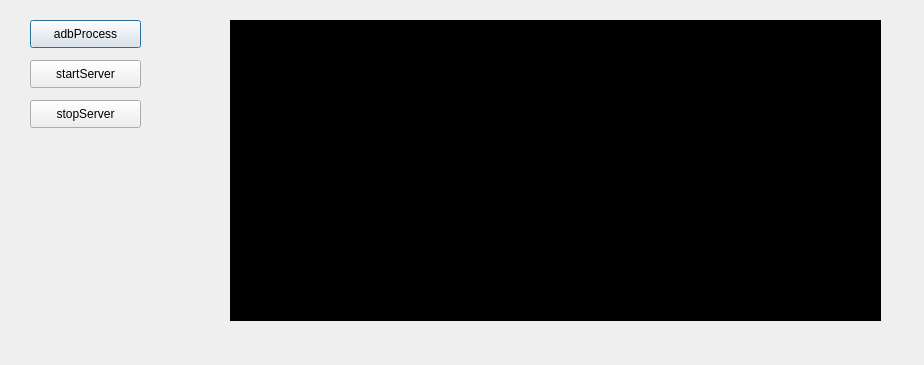
<?xml version="1.0" encoding="UTF-8"?>
<ui version="4.0">
 <class>Dialog</class>
 <widget class="QDialog" name="Dialog">
  <property name="geometry">
   <rect>
    <x>0</x>
    <y>0</y>
    <width>924</width>
    <height>365</height>
   </rect>
  </property>
  <property name="windowTitle">
   <string>Dialog</string>
  </property>
  <widget class="QPushButton" name="adbProcess">
   <property name="geometry">
    <rect>
     <x>30</x>
     <y>20</y>
     <width>111</width>
     <height>28</height>
    </rect>
   </property>
   <property name="text">
    <string>adbProcess</string>
   </property>
  </widget>
  <widget class="QPushButton" name="startServerBtn">
   <property name="geometry">
    <rect>
     <x>30</x>
     <y>60</y>
     <width>111</width>
     <height>28</height>
    </rect>
   </property>
   <property name="text">
    <string>startServer</string>
   </property>
  </widget>
  <widget class="QPushButton" name="stopServerBtn">
   <property name="geometry">
    <rect>
     <x>30</x>
     <y>100</y>
     <width>111</width>
     <height>28</height>
    </rect>
   </property>
   <property name="text">
    <string>stopServer</string>
   </property>
  </widget>
  <widget class="QLabel" name="imgLabel">
   <property name="geometry">
    <rect>
     <x>230</x>
     <y>20</y>
     <width>651</width>
     <height>301</height>
    </rect>
   </property>
   <property name="styleSheet">
    <string notr="true">background-color: rgb(0, 0, 0);</string>
   </property>
   <property name="text">
    <string/>
   </property>
  </widget>
 </widget>
 <layoutdefault spacing="6" margin="11"/>
 <resources/>
 <connections/>
</ui>
